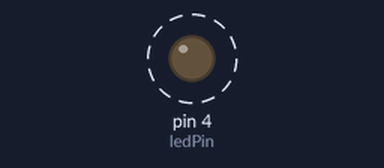
Recording of a sketch running on a simulated Arduino Uno, built with avr-gcc and run on an emulated ATmega328P. Parts: output pins drawn as LEDs (lit = HIGH). Dashed ring = blinking.

Above: at 0.2 s.
Timing chart, 0 to 3.0 s (numbered marks = the images above):
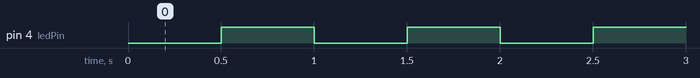

The sketch:

ex02.ino
```cpp
const int ledPin = 4;
unsigned long lastTime = 0;
const unsigned long interval = 500;
bool ledState = LOW;

void setup() {
  Serial.begin(115200);
  pinMode(ledPin, OUTPUT);
}

void loop() {
  unsigned long now = millis();
  if (now - lastTime >= interval) {
    lastTime = now;
    ledState = !ledState;
    digitalWrite(ledPin, ledState);
  }
}
```

Measured:
- by itself, pin 4 (ledPin): alternates HIGH for 0.50 s and LOW for 0.50 s
